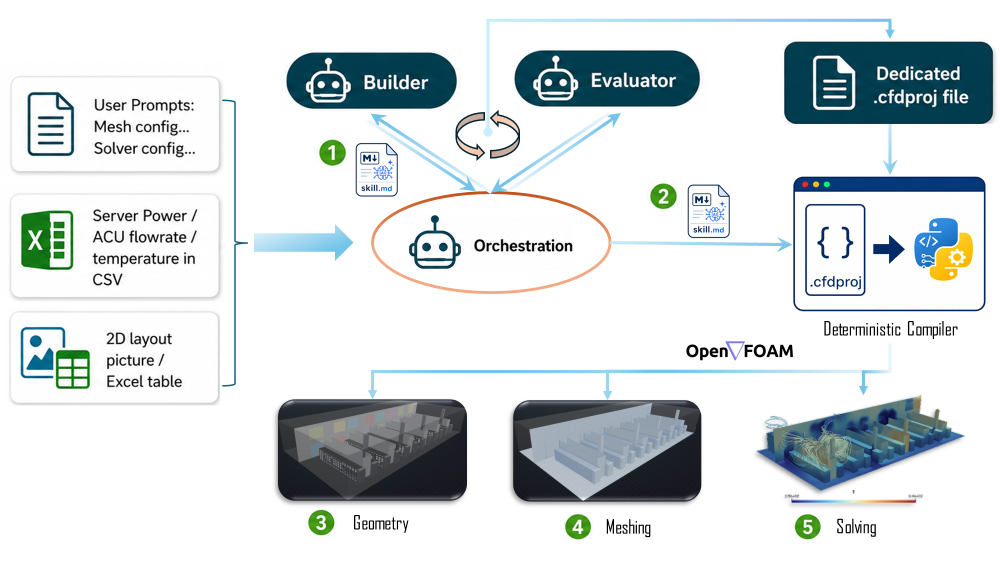
#> input picture docs/manuscript/paper_build/png/workflow.png, 2000 x 1125 px (shown at 1/2 size); its folder holds 6 pictures in this run; the run also reads 3 pictures not shown here
$ python gen_docxml.py
#> lines starting #> are read from the running program, lines starting #| are printed output that depends on the picture
#!/usr/bin/env python3
"""Generate document.xml for AIFLUIDs 2026 paper from updated paper.md content."""

import xml.sax.saxutils as saxutils
import shutil, os, glob

W = "http://schemas.openxmlformats.org/wordprocessingml/2006/main"
IMG_DIR = "png"
MEDIA_DIR = "unpacked/word/media"
RELS_FILE = "unpacked/word/_rels/document.xml.rels"

# Page content width in EMU (6.30 inches for A4 with 0.98-inch margins per guidelines)
PAGE_W_EMU = 5760085


def esc(text):
    return saxutils.escape(text)


def run_xml(text, bold=False, italic=False, sz=None, superscript=False, font=True):
    rpr_parts = []
    if font:
        rpr_parts.append(
            '<w:rFonts w:ascii="Times New Roman" w:hAnsi="Times New Roman" w:cs="Times New Roman"/>'
        )
    if bold:
        rpr_parts.append("<w:b/><w:bCs/>")
    if italic:
        rpr_parts.append("<w:i/><w:iCs/>")
    if sz:
        rpr_parts.append(f'<w:sz w:val="{sz}"/><w:szCs w:val="{sz}"/>')
    if superscript:
        rpr_parts.append('<w:vertAlign w:val="superscript"/>')
    rpr = f'<w:rPr>{"".join(rpr_parts)}</w:rPr>' if rpr_parts else ""
    space = ' xml:space="preserve"' if text.startswith(" ") or text.endswith(" ") else ""
    return f"<w:r>{rpr}<w:t{space}>{esc(text)}</w:t></w:r>"


def para(runs_xml, center=False, justified=True, spacing_before=None, spacing_after=None,
         style=None, ind_left=None, ind_right=None, line_spacing=None, keep_next=False):
    ppr_parts = []
    if style:
        ppr_parts.append(f'<w:pStyle w:val="{style}"/>')
    if keep_next:
        # must sit after pStyle and before spacing (OOXML pPr element order)
        ppr_parts.append('<w:keepNext/>')
    sp_attrs = []
    if spacing_before:
        sp_attrs.append(f'w:before="{spacing_before}"')
    if spacing_after is not None:
        sp_attrs.append(f'w:after="{spacing_after}"')
    if line_spacing is not None:
        sp_attrs.append(f'w:line="{line_spacing}" w:lineRule="auto"')
    if sp_attrs:
        ppr_parts.append(f'<w:spacing {" ".join(sp_attrs)}/>')
    ind_attrs = []
    if ind_left:
        ind_attrs.append(f'w:left="{ind_left}"')
    if ind_right:
        ind_attrs.append(f'w:right="{ind_right}"')
    if ind_attrs:
        ppr_parts.append(f'<w:ind {" ".join(ind_attrs)}/>')
    if center:
        ppr_parts.append('<w:jc w:val="center"/>')
    elif justified:
        ppr_parts.append('<w:jc w:val="both"/>')
    ppr = f"<w:pPr>{''.join(ppr_parts)}</w:pPr>" if ppr_parts else ""
    return f"<w:p>{ppr}{runs_xml}</w:p>"


def title_para(text):
    return para(run_xml(text, bold=True, sz=24), center=True, justified=False)

def author_runs(entries):
    parts = []
    for num, name in entries:
        parts.append(run_xml(num, sz=20, superscript=True))
        parts.append(run_xml(name + "; ", sz=20))
    return "".join(parts)

def affil_para(num, text):
    return para(
        run_xml(num, italic=True, sz=18, superscript=True)
        + run_xml(text, italic=True, sz=18),
        center=True, justified=False, spacing_before=120, spacing_after=0,
    )

def abstract_heading():
    return para(run_xml("Abstract", bold=True, sz=20),
                spacing_before=240, spacing_after=0, justified=True)

def abstract_body(text):
    return para(run_xml(text, sz=20), justified=True)

def keywords_para(kw_text):
    return para(run_xml("Keywords", bold=True, sz=18) + run_xml(": " + kw_text, sz=18),
                spacing_before=120, spacing_after=567, justified=True)

def section_heading(text):
    return para(run_xml(text, bold=True, sz=22), spacing_before=240, justified=True,
                keep_next=True)

def subsection_heading(text):
    return para(run_xml(text, italic=True, sz=22),
                spacing_before=240, justified=True, keep_next=True)

def body_para(text):
    return para(run_xml(text, sz=22), justified=True)

def body_para_with_bold(segments):
    runs = []
    for seg in segments:
        t, b = seg[0], seg[1]
        i = seg[2] if len(seg) == 3 else False
        runs.append(run_xml(t, bold=b, italic=i, sz=22))
    return para("".join(runs), justified=True)

# [10 lines left out: function bullet_para, not called in this run]

def table_xml(headers, rows, col_widths=None):
    ncols = len(headers)
    if not col_widths:
        total = 9360
        col_widths = [total // ncols] * ncols
    grid = "".join(f'<w:gridCol w:w="{w}"/>' for w in col_widths)
    def cell(text, bold=False):
        return (f"<w:tc><w:tcPr><w:tcW w:w=\"0\" w:type=\"auto\"/></w:tcPr>"
                f"<w:p><w:pPr><w:jc w:val=\"center\"/></w:pPr>"
                f"{run_xml(text, bold=bold, sz=18)}</w:p></w:tc>")
    header_row = "<w:tr>" + "".join(cell(h, bold=True) for h in headers) + "</w:tr>"
    data_rows = "".join("<w:tr>" + "".join(cell(c) for c in row) + "</w:tr>" for row in rows)
    return ("<w:tbl><w:tblPr><w:tblW w:w=\"0\" w:type=\"auto\"/>"
            '<w:jc w:val="center"/>'
            "<w:tblBorders>"
            '<w:top w:val="single" w:sz="4" w:space="0" w:color="auto"/>'
            '<w:bottom w:val="single" w:sz="4" w:space="0" w:color="auto"/>'
            '<w:insideH w:val="single" w:sz="4" w:space="0" w:color="auto"/>'
            f"</w:tblBorders></w:tblPr><w:tblGrid>{grid}</w:tblGrid>"
            f"{header_row}{data_rows}</w:tbl>")

def table_caption(label, description):
    runs = (run_xml(label, bold=True, sz=16)
            + run_xml(" " + description, sz=16))
    return para(runs, center=True, justified=False, spacing_before=120, spacing_after=120)

def figure_caption(text):
    return para(run_xml(text, italic=True, sz=16), center=True, justified=False, spacing_before=120, spacing_after=120)

def ref_para(text):
    return para(run_xml(text, sz=18), justified=True,
                spacing_before=280, spacing_after=280, line_spacing=240)

def ref_para_styled(number, authors_year, title, venue):
    runs = (run_xml(f"[{number}] {authors_year} ", sz=18)
            + run_xml(title, italic=True, sz=18)
            + run_xml(f". {venue}", sz=18))
    return para(runs, justified=True,
                spacing_before=280, spacing_after=280, line_spacing=240)


# ── Image embedding helpers ──

_img_id_counter = 100
_img_rels = []

def get_image_size(path):
#> called with path = 'png/workflow.png'
    try:
        from PIL import Image
        im = Image.open(path)
#> im is the input picture: PIL image 2000x1125 RGBA; mean R, G, B, A 214.6, 220.9, 222.6, 255
        return im.size
    except Exception:
        return (1200, 800)

def add_image(src_filename, caption, width_emu=None, rid_prefix="rIdImg"):
    global _img_id_counter
    src = os.path.join(IMG_DIR, src_filename)
    if not os.path.exists(src):
        return figure_caption(f"[Image not found: {src_filename}] {caption}")

    _img_id_counter += 1
    img_id = _img_id_counter
    rid = f"{rid_prefix}{img_id}"
    dest_name = f"paper_img_{img_id}.png"
    dest = os.path.join(MEDIA_DIR, dest_name)
    shutil.copy2(src, dest)

    w_px, h_px = get_image_size(src)
    if width_emu is None:
        width_emu = PAGE_W_EMU
    height_emu = int(width_emu * h_px / w_px)
#> call 2 of get_image_size, with path = 'png/evaluation_combined.png'
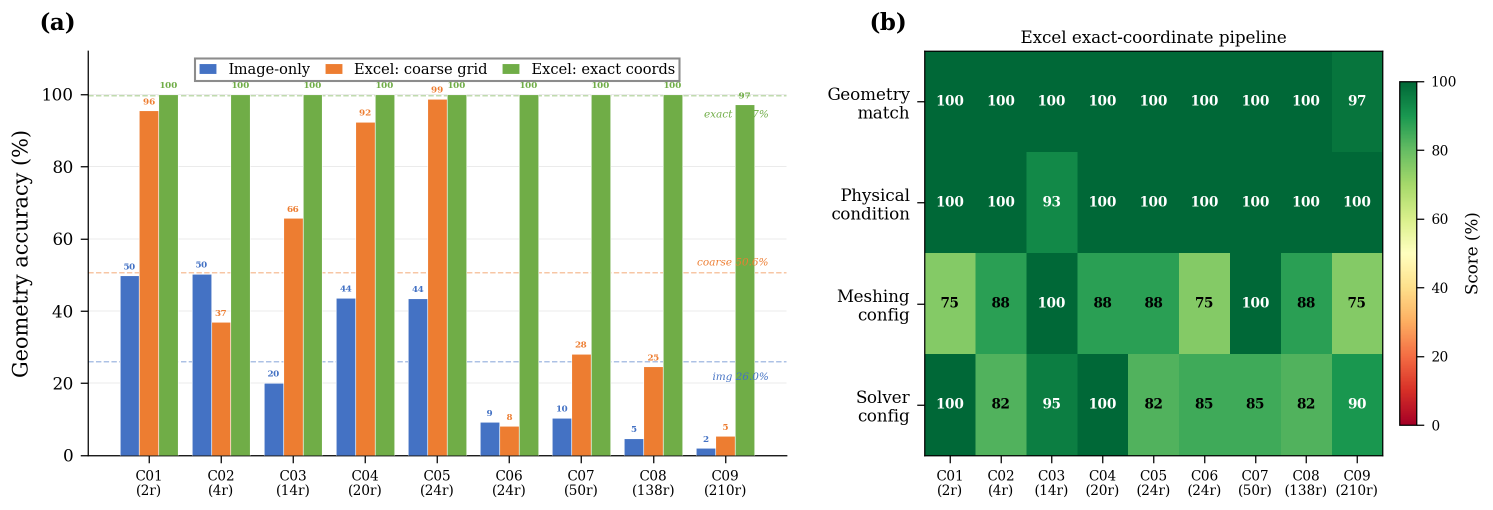
#> input picture docs/manuscript/paper_build/png/evaluation_combined.png, 2986 x 1020 px (shown at 1/2 size)
#> in get_image_size, im is the input picture: PIL image 2986x1020 RGBA; mean R, G, B, A 179, 204.8, 179.8, 255

    _img_rels.append((rid, f"media/{dest_name}"))

    drawing = (
        f'<w:drawing>'
        f'<wp:inline distT="0" distB="0" distL="0" distR="0" '
        f'xmlns:wp="http://schemas.openxmlformats.org/drawingml/2006/wordprocessingDrawing">'
        f'<wp:extent cx="{width_emu}" cy="{height_emu}"/>'
        f'<wp:docPr id="{img_id}" name="Picture {img_id}"/>'
        f'<a:graphic xmlns:a="http://schemas.openxmlformats.org/drawingml/2006/main">'
        f'<a:graphicData uri="http://schemas.openxmlformats.org/drawingml/2006/picture">'
        f'<pic:pic xmlns:pic="http://schemas.openxmlformats.org/drawingml/2006/picture">'
        f'<pic:nvPicPr><pic:cNvPr id="{img_id}" name="{dest_name}"/><pic:cNvPicPr/></pic:nvPicPr>'
        f'<pic:blipFill>'
        f'<a:blip r:embed="{rid}" xmlns:r="http://schemas.openxmlformats.org/officeDocument/2006/relationships"/>'
        f'<a:stretch><a:fillRect/></a:stretch>'
        f'</pic:blipFill>'
        f'<pic:spPr><a:xfrm><a:off x="0" y="0"/><a:ext cx="{width_emu}" cy="{height_emu}"/></a:xfrm>'
        f'<a:prstGeom prst="rect"><a:avLst/></a:prstGeom></pic:spPr>'
        f'</pic:pic></a:graphicData></a:graphic></wp:inline></w:drawing>'
    )

    img_para = f'<w:p><w:pPr><w:jc w:val="center"/></w:pPr><w:r>{drawing}</w:r></w:p>'
    cap_para = figure_caption(caption)
    return img_para + "\n    " + cap_para


# --- Multi-panel figure grid helpers (2-up layout, borderless) ---
def image_drawing(src_filename, width_emu):
    """Return only the <w:drawing> XML for an image (registers media + rel); None if missing."""
#> called with src_filename = 'case02_cutplane_x.png', width_emu = 2820000
    global _img_id_counter
    src = os.path.join(IMG_DIR, src_filename)
    if not os.path.exists(src):
        return None
    _img_id_counter += 1
    img_id = _img_id_counter
    rid = "rIdImg%d" % img_id
    dest_name = "paper_img_%d.png" % img_id
    shutil.copy2(src, os.path.join(MEDIA_DIR, dest_name))
    w_px, h_px = get_image_size(src)
#> call 3 of get_image_size, with path = 'png/case02_cutplane_x.png'
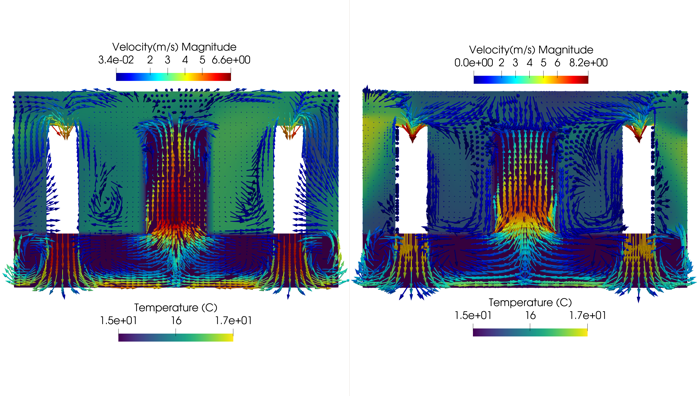
#> input picture docs/manuscript/paper_build/png/case02_cutplane_x.png, 698 x 396 px
#> in get_image_size, im is the input picture: PIL image 698x396 RGB; mean R, G, B 160.3, 172.7, 184.8
#> (the rest of the program and of its run is left out)
